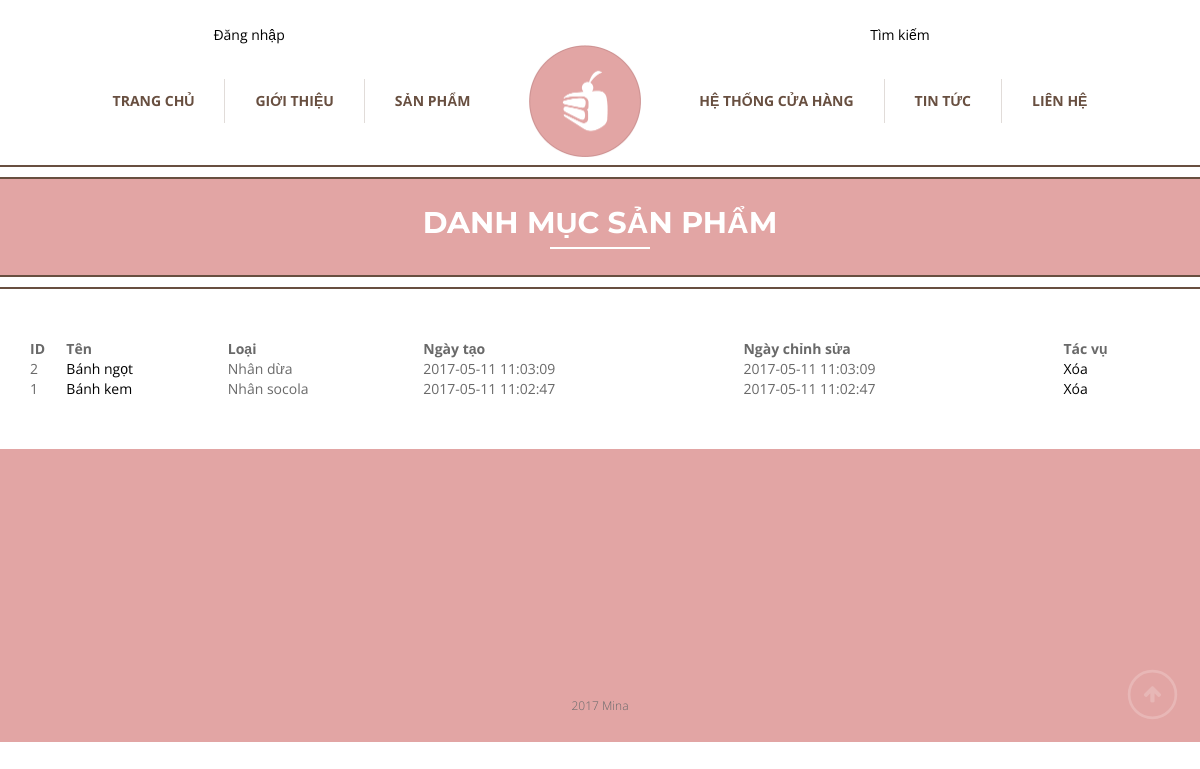
Page /listcat.php (signed in) on the committed database.
### tables this page shows
CREATE TABLE `category` (
  `category_id` int(11) NOT NULL,
  `name` varchar(100) NOT NULL,
  `type` varchar(15) NOT NULL,
  `createdon` datetime NOT NULL,
  `updatedon` datetime NOT NULL
);

### listcat.php (the view, shortened to what this page needs)
<?php
function get_cat_list(){
    $sql = "SELECT * FROM category ORDER BY category_id DESC";
    GLOBAL $conn;
    return mysqli_query($conn, $sql);
}
$cat_list = get_cat_list();
?>
<?php require 'header.php'?>
<section class="top-section">
    <div class="offset-borders">
        <div class="full-header-container" id="header-blog">
            <div class="full-header">
                <div class="container">
                    <h1>Danh mục sản phẩm</h1>
                </div>
            </div>
        </div>
    </div>
</section>
<section class="container" style="margin-top: 50px">
<table width="100%" cellpadding="10">
    <tr>
        <th>ID</th>
        <th>Tên</th>
        <th>Loại</th>
        <th>Ngày tạo</th>
        <th>Ngày chỉnh sửa</th>
        <th>Tác vụ</th>
    </tr>
    <?php while($cat = mysqli_fetch_assoc($cat_list)): ?>
        <tr>
            <td><?php echo $cat['category_id']; ?></td>
            <td><a  href="<?php echo SITE_URL . 'MinaBakery/updatecat.php?category_id=' .  $cat['category_id']; ?>"><?php echo $cat['name'];  ?></a></td>
            <td><?php echo $cat['type']; ?></td>
            <td><?php echo $cat['createdon']; ?></td>
            <td><?php echo $cat['updatedon']; ?></td>
            <td><a  href="<?php echo SITE_URL . 'MinaBakery/deletecat.php?category_id=' .  $cat['category_id']; ?>">Xóa</a></td>
        </tr>
    <?php endwhile; ?>
</table>
</section>
<?php require 'footer.php'?>

### assets/css/main.css (style rules this page uses)
*, *:after, *:before { box-sizing: border-box; }
a { color: #000; -webkit-transition: all 0.2s ease-out; -moz-transition: all 0.2s ease-out; -o-transition: all 0.2s ease-out; transition: all 0.2s ease-out; }
body { font-family: 'Open Sans', sans-serif; font-size: 14px; font-weight: 400; color: #696969; background-color: #FFF; }
h1, h2, h3, h4 { font-size: 16px; font-weight: 700; }
h1 { font-family: 'Montserrat', sans-serif; color: #684f40; padding-bottom: 26px; margin: 65px 0 25px 0; }
#header-blog { background-image: url('../images/bg_blog.png'); -webkit-background-size: cover; -moz-background-size: cover; -o-background-size: cover; background-size: cover; background-position: center center; }
.full-header { position: relative; display: table-cell; vertical-align: middle; background-color: #e2a5a4; color: #FFF; text-align: center; z-index: 20; }
.full-header h1 { color: #FFF; font-size: 30px; text-transform: uppercase; position: relative; margin: 10px 0; padding-bottom: 10px; }
.full-header h1:after { position: absolute; bottom: 0; left: 50%; margin-left: -50px; width: 100px; height: 2px; background-color: #FFF; content: ''; }
.full-header-container { border-top: 2px #684f40 solid; border-bottom: 2px #684f40 solid; display: table; width: 100%; position: relative; height: 100px; }
.full-header-container:after { position: absolute; left: 0; top: 0; width: 100%; height: 100%; background-image: url('../images/pattern_strips.png'); content: ''; }
.offset-borders { position: relative; padding: 12px 0; }
.offset-borders:after, .offset-borders:before { position: absolute; left: 0; width: 100%; height: 2px; background-color: #684f40; content: ''; }
.offset-borders:after { top: 0px; }
.offset-borders:before { bottom: 0px; }
.top-section { position: relative; margin-top: 165px; z-index: 750; background-color: #FFF; }

### rows in the picture
category: category_id "2", name "Bánh ngọt", type "Nhân dừa", createdon "2017-05-11 11:03:09", updatedon "2017-05-11 11:03:09"
category: category_id "1", name "Bánh kem", type "Nhân socola", createdon "2017-05-11 11:02:47", updatedon "2017-05-11 11:02:47"
